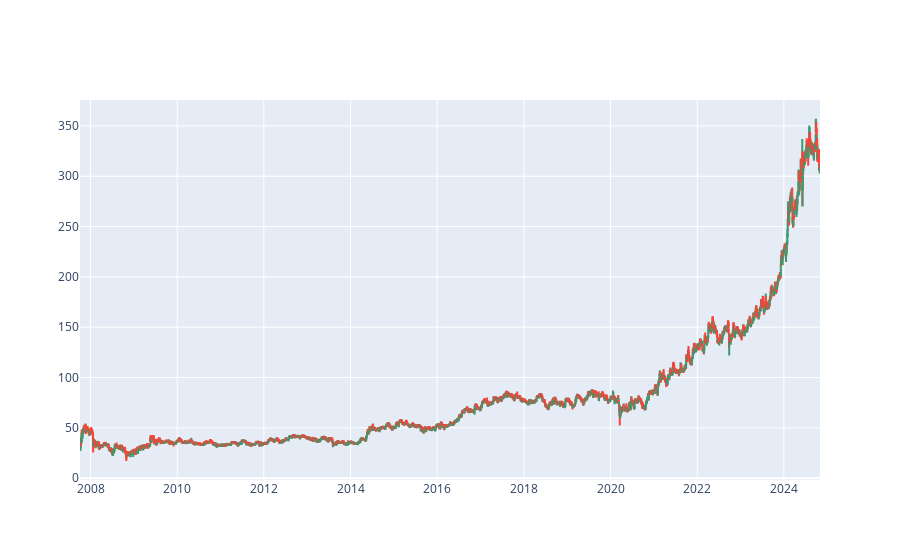

Notebook code cell kept with this figure:
### Code cell
# Candlesticks
import plotly.graph_objects as go

fig = go.Figure(data=[go.Candlestick(x = df['Date'], open = data01['Open'],
                                    high = data01['High'],
                                    low = data01['Low'],
                                    close = data01['Close'])])

fig.update_layout(xaxis_rangeslider_visible=False)
fig.show()

### Figure 1 — Plotly figure (JSON) as saved in the notebook; plotly's stock layout.template omitted (floating-point values rounded to 4 significant figures; data arrays with more than 128 entries replaced by an {"elided": "..."} marker saying what was removed)
{"data": [{"close": {"elided": "4209 str values"}, "high": {"elided": "4209 str values"}, "low": {"elided": "4209 str values"}, "open": {"elided": "4209 str values"}, "type": "candlestick", "x": {"elided": "4208 str values"}}], "layout": {"xaxis": {"rangeslider": {"visible": false}}}}
